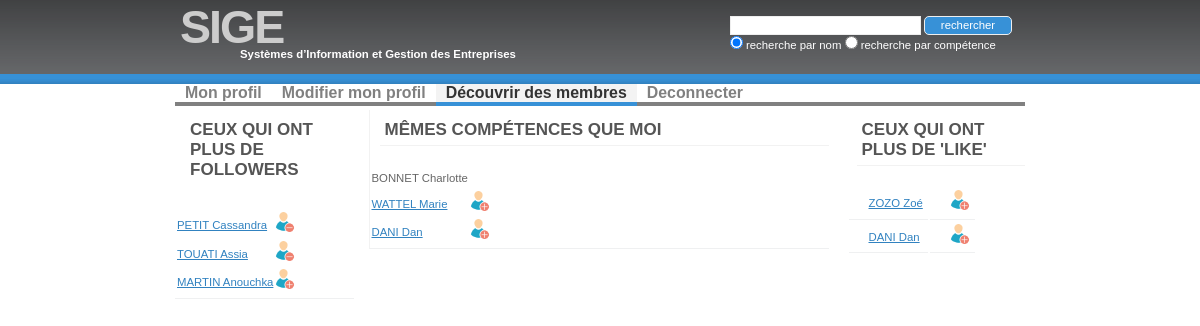
Screenshot of /recherche.php (signed in) with the database file from the repository.
### tables this page shows
CREATE TABLE `SUIVRE` (
  `IDM` INTEGER(2) NOT NULL  ,
   `IDM_1` INTEGER(2) NOT NULL  ,
 
   PRIMARY KEY (`IDM`,`IDM_1`) ,
    KEY `I_FK_SUIVRE_MEMBRES` (`IDM`),
   KEY `I_FK_SUIVRE_MEMBRES1` (`IDM_1`),
  CONSTRAINT `SUIVRE_ibfk_1` FOREIGN KEY (`IDM`) REFERENCES `MEMBRES` (`IDM`),
  CONSTRAINT `SUIVRE_ibfk_2` FOREIGN KEY (`IDM_1`) REFERENCES `MEMBRES` (`IDM`)
);

CREATE TABLE `MEMBRES` (
  `IDM`INTEGER(2) NOT NULL AUTO_INCREMENT ,
  `NOMM` CHAR(32) NOT NULL  ,
  `PRENOMM`CHAR(32) NOT NULL  ,
  `PSEUDOM` CHAR(32) NOT NULL  ,
  `EMAILM` CHAR(255) NOT NULL,
  `PASSWORD`  CHAR(6) NOT NULL
   ,
  PRIMARY KEY (`IDM`)
  

);

### fonction.php (the view, shortened to what this page needs)
<!DOCTYPE html>
<html>
    <head>
    </head>
    <body>
       <?php
        function amisfans($connection,$idm,$judge)
                {
   $sql="select s.IDM_1,m2.NOMM,m2.PRENOMM
       from SUIVRE s,MEMBRES m1,MEMBRES m2
           where s.IDM=$idm and s.IDM_1=$judge
           and s.IDM=m1.IDM
           and s.IDM_1=m2.IDM";
     $res=mysqli_query($connection,$sql);
 $ligne= mysqli_fetch_array($res);
    if (is_null($ligne)and $idm!=$judge){
       $sql="select NOMM,PRENOMM
               from MEMBRES
               where IDM=$judge";
                    $resultat=mysqli_query($connection,$sql);
                    $kong=mysqli_fetch_array($resultat);
        echo("<a href='demiprofil.php?monfan=".$judge."'>".utf8_encode($kong['NOMM']." ".$kong['PRENOMM']." </a>"));
         }
    else {
      if(is_null($ligne) and $idm ==$judge){
           $sql="select M.NOMM, M.PRENOMM
          FROM MEMBRES M
             WHERE M.IDM=$idm";
        $res=mysqli_query($connection,$sql);
        $ligne= mysqli_fetch_array($res);
         echo utf8_encode($ligne["NOMM"]." ".$ligne["PRENOMM"]);
      }
      else{
           echo("<a href='profil2.php?idmamis=".$ligne["IDM_1"]."'>".utf8_encode($ligne["NOMM"]." ".$ligne["PRENOMM"]." </a>"));
      }
      }
                }
        function suivre($connection,$idm, $idmsuis){
            $sql="SELECT * FROM SUIVRE WHERE IDM=$idm AND IDM_1=".$idmsuis;
	$ordre=mysqli_query($connection,$sql);
	$nb=mysqli_num_rows($ordre);
	if ($idm!=$idmsuis and $nb==0){
            echo "<a href='suivre.php?idmrecherche=".$idmsuis."&sui=suivre'>"
                    . "<img width='30px' src='images/suivre.png'></img></a>";
        }
        else{
            if($idm!=$idmsuis and $nb!=0){
            echo "<a href='suivre.php?idmrecherche=".$idmsuis."&sui=nesuivreplus'>"
                    . "<img width='30px' src='images/nesuivre.png'></img></a>";
        }
        }
        }
   ?>

### recherche.php (shortened to what this page needs)
<!DOCTYPE html>
<html>
	<html>
    <head>
         <link href="styleprofil.css" rel="stylesheet" type="text/css" media="all" />
    </head>
<body>
<div id="wrap">
<div id="header">
		<h1 id="logo">SI<span class="blue">GE</span></h1>
		<h2 id="slogan">Systèmes d’Information et Gestion des Entreprises</h2>
		<form class="searchform "action="recherche_resultat.php" method="get">
			<input type="text" name="recherche"size="25" required>   <input type="submit" class="button" value="rechercher"></br>
			<input type="radio" name="limit" value="nom" checked>	recherche par nom
			<input type="radio" name="limit" value="competence">	recherche par compétence
</form>
	</div>
<div id="menu">
		<ul>
			<li > <a href="profil.php">Mon profil</a></li>
			<li><a href="modifier.php">Modifier mon profil</a></li>
			<li id="current"> <a href="recherche.php">Découvrir des membres</a></li>
			<li><a href="deconnexion.php">Deconnecter</a></li>
		</ul>
	</div>
     <div id="three-column" class="container">
<?php
require("fonction.php");
$connection=connectBD();
$idm=$_SESSION["idm"];
?>
		<?php
                echo " <div id='tbox1'> ";
                echo"<h1>Ceux qui ont plus de followers</h1><br><table>";
		$sql="SELECT M.IDM,M.NOMM,M.PRENOMM,M.PSEUDOM,COUNT(IDM_1)AS       NBFOLLOWS
					FROM SUIVRE S,MEMBRES M
					WHERE M.IDM=S.IDM_1
					GROUP BY M.IDM,M.IDM,M.PRENOMM,M.PSEUDOM
					ORDER BY COUNT(IDM_1)DESC
					LIMIT 3";
		$ordre=mysqli_query($connection,$sql);
		while($ligne=mysqli_fetch_array($ordre)){
                          $declare[]=$ligne["IDM"];
                        }
                                 if(!empty($declare)){
                        foreach($declare as $declare){
                            echo "<tr><td>";
                             amisfans($connection,$idm,$declare);
                              echo "</td>";
			if($declare!=$idm){
				echo"<td>";
			 suivre($connection,$idm, $declare);
			 echo"</td></tr>";
                        }
                        }
						echo"</table>";
                                 }
                                 echo"</div>";
		?>
	<?php
         echo " <div id='tbox2'> ";
        echo" <h1> Mêmes compétences que moi</h1><br><table>";
		$sql="SELECT M.IDM,M.NOMM,M.PRENOMM,M.PSEUDOM
					FROM MEMBRES M, AVOIR A
					WHERE M.IDM=A.IDM
					AND A.CODEC IN( SELECT A2.CODEC
                                                        FROM AVOIR A2
                                                        WHERE A2.IDM=$idm
                                                        UNION
                                                        SELECT R.CODEC
                                                        FROM RECOMMANDER R
                                                        WHERE R.IDM_1=$idm)
					UNION
					SELECT M2.IDM,M2.NOMM,M2.PRENOMM,M2.PSEUDOM
					FROM  MEMBRES M2, RECOMMANDER R2
					WHERE M2.IDM=R2.IDM_1
					AND R2.CODEC IN( SELECT A2.CODEC
                                                        FROM AVOIR A2
                                                        WHERE A2.IDM=$idm
                                                UNION
                                                        SELECT R.CODEC
                                                        FROM RECOMMANDER R
                                                        WHERE R.IDM_1=$idm)
					AND M2.IDM NOT IN( SELECT M.IDM
                                                        FROM MEMBRES M, AVOIR A
                                                        WHERE M.IDM=A.IDM
                                                        AND A.CODEC IN( SELECT A2.CODEC
                                                        FROM AVOIR A2
                                                        WHERE A2.IDM=$idm
                                                        UNION
                                                        SELECT R.CODEC
                                                        FROM RECOMMANDER R
                                                        WHERE R.IDM_1=$idm) )
                    limit 3";
			$ordre=mysqli_query($connection,$sql);
                        $nb= mysqli_num_rows($ordre);
                      if($nb!=0){
			while($ligne=mysqli_fetch_array($ordre)){
                          $meme[]=$ligne["IDM"];
                        }
                      }
                        if(!empty($meme)){
                        foreach($meme as $meme){
                            echo "<tr><td>";
                             amisfans($connection,$idm,$meme);
                              echo "</td>";
					if($meme!=$idm){
                              echo"<td>";
                         suivre($connection,$idm, $meme);
						 echo"</td></tr>";
                                        }
									}
                        }
						echo"</table>";
		echo "</div>"
		?>
		<?php
                echo"<div id='tbox3'>";
                  echo"<h1>Ceux qui ont plus de 'like'</h1><br><table>";
		$sql="select M.IDM,M.NOMM,M.PRENOMM,SUM(C.NBAPP)
                    from MEMBRES M,COMMENTAIRE C
                    WHERE M.IDM=C.IDM
                    GROUP BY  M.IDM,M.NOMM,M.PRENOMM
					LIMIT 3";
			$ordre=mysqli_query($connection,$sql);
			while($ligne=mysqli_fetch_array($ordre)){
                          $star[]=$ligne["IDM"];
                        }
                          if(!empty($star)){
                        foreach($star as $star){
                            echo "<tr><td>";
                             amisfans($connection,$idm,$star);
                              echo "</td>";
					if($star!=$idm){
						echo"<td>";
					  suivre($connection,$idm, $star);
					  echo"</td></tr>";
                                                  }
			}
                          }
						  echo"</table>";
		echo "</div>"
		?>
</div>
</div>
    </body>
</html>

### styleprofil.css (style rules this page uses)
* { margin: 0; padding: 0; }
body { margin: 0; padding: 0; font: 71%/1.8em Verdana, 'Trebuchet MS', Arial, Sans-serif; background: url(images/headerbg-blue.gif) repeat-x; color: #666666; text-align: center; }
h1,h2 { font: bold 1em 'Trebuchet MS', Tahoma, Sans-serif; text-transform: uppercase; color: #555; }
h1 { font-size: 1.5em; }
h2 { font-size: 1.3em; }
#header .searchform { position: absolute; top: 5px; right: 3px; background:none; border:none; color:#fff; }
#header .searchform input { padding: 0px; margin:0px; font: normal 1em/1.5em Verdana, sans-serif; }
.button { width: 88px; font: bold 1em 'Trebuchet MS', Tahoma, Sans-serif; line-height: 15px; text-align: center; color: #fff; border-radius: 5px; margin:0 20px 20px 0; position: relative; overflow: hidden; background: #3791d7; }
a { background: inherit; color: #3182C0; }
a img { width:20px; }
p, h1, h2, h3 { margin: 10px 15px; }
ul, ol { list-style:none; margin: 10px 30px; padding: 0 15px; }
form { margin:10px; padding: 0; border: 1px solid #f2f2f2; background-color: #FAFAFA; }
input { padding: 4px; border:1px solid #eee; font: normal 1em/1.5em Verdana, sans-serif; color:#777; }
#menu { clear: both; margin: 0; padding: 0; }
#menu ul { position: relative; bottom: 4px; margin: 0; padding: 0; float: left; font: bold 1.4em 'Trebuchet MS', Tahoma, Arial, Sans-serif; width: 850px; border: 1px solid #808080; border-width: 0 0 4px 0; list-style: none; }
#menu ul li { display: inline; }
#menu ul li a { position: relative; bottom: -4px; float: left; color: #808080; padding: 0px 10px; text-decoration: none; background: white url(menudivide.gif) repeat-y right top; border-bottom: 4px solid #808080; }
#menu ul li#current a { color: #333; background-color: #F3F3F3; border-bottom: 4px solid #3791D7; }
#tbox1,#tbox2,#tbox3 td { border-bottom: 1px solid #EFF0F1; padding: 2px 5px 2px 20px; }
* #wrap { margin: 0 auto; width: 850px; text-align: left; background: #FFF; }
#three-column { clear:both; margin: 0; padding:0; width: 850px; }
#header { position: relative; background: url(images/headerbg-blue.gif) repeat-x; height: 84px; }
#header h1#logo { position: absolute; margin: 0; padding: 0; font: bolder 4.1em 'Trebuchet MS', Arial, Sans-serif; letter-spacing: -2px; color: #CCC; text-transform: UPPERCASE; top: 0; left: 5px; }
#header h2#slogan { position: absolute; margin: 0; padding: 0; font: bold 1em 'Trebuchet MS', Arial, Sans-serif; text-transform: none; color: #FFF; top: 48px; left:65px; }
#tbox2 { float: left; margin-left: 15px; padding: 0; width: 54%; border-left: 1px solid #f2f2f2; }
#tbox2 h1, #tbox3 h1 { padding: 10px 0 5px 5px; margin: 0 0 0 10px; text-transform: uppercase; border-bottom: 1px solid #f2f2f2; }
#tbox1 { float: left; width: 21%; margin: 0; padding: 0; display: inline; }
#tbox3 { float: right; width: 21%; padding: 0; }

### rows the page displays
suivre: IDM_1.PRENOMM "PETIT Cassandra"
suivre: IDM_1.PRENOMM "TOUATI Assia"
membres: NOMM+PRENOMM "MARTIN Anouchka"
membres: utf8_encode($ligne["NOMM"]." ".$ligne["PRENOMM"]) "BONNET Charlotte"
membres: NOMM+PRENOMM "WATTEL Marie"
membres: NOMM+PRENOMM "DANI Dan"
membres: NOMM+PRENOMM "ZOZO Zoé"
